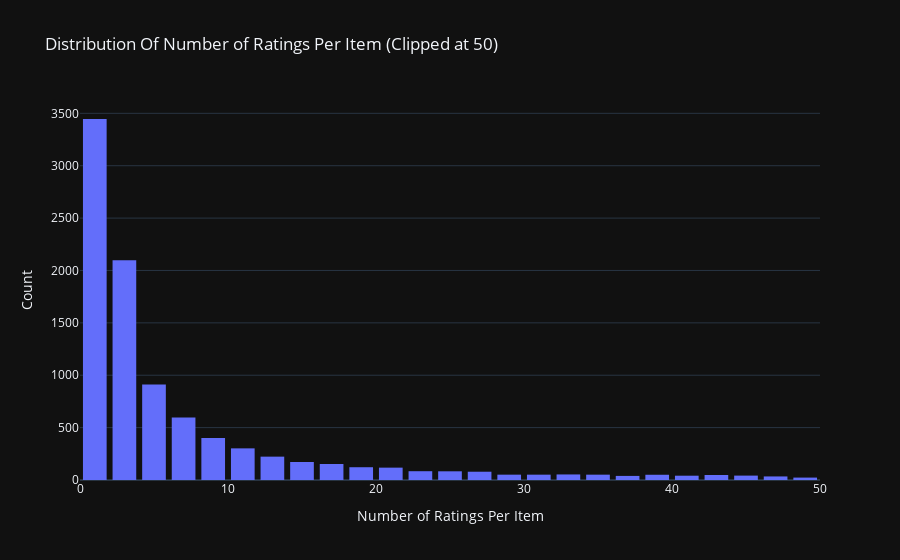

The notebook cell saved with this chart:
### Markdown cell above
### Ratings Distribution By Item

### Code cell
# Number of ratings per book
data = df.groupby('item')['rating'].count().clip(upper=50)

# Create trace
trace = go.Histogram(x = data.values,
                     name = 'Ratings',
                     xbins = dict(start = 0,
                                  end = 50,
                                  size = 2))
# Create layout
layout = go.Layout(title = 'Distribution Of Number of Ratings Per Item (Clipped at 50)',
                   xaxis = dict(title = 'Number of Ratings Per Item'),
                   yaxis = dict(title = 'Count'),
                   bargap = 0.2)

# Create plot
fig = go.Figure(data=[trace], layout=layout)
fig.show()

### Figure 1 — Plotly figure (JSON) as saved in the notebook; plotly's stock layout.template omitted (floating-point values rounded to 4 significant figures; data arrays with more than 128 entries replaced by an {"elided": "..."} marker saying what was removed)
{"data": [{"name": "Ratings", "x": {"elided": "9724 int values"}, "xbins": {"end": 50, "size": 2, "start": 0}, "type": "histogram"}], "layout": {"bargap": 0.2, "title": {"text": "Distribution Of Number of Ratings Per Item (Clipped at 50)"}, "xaxis": {"title": {"text": "Number of Ratings Per Item"}}, "yaxis": {"title": {"text": "Count"}}}}
